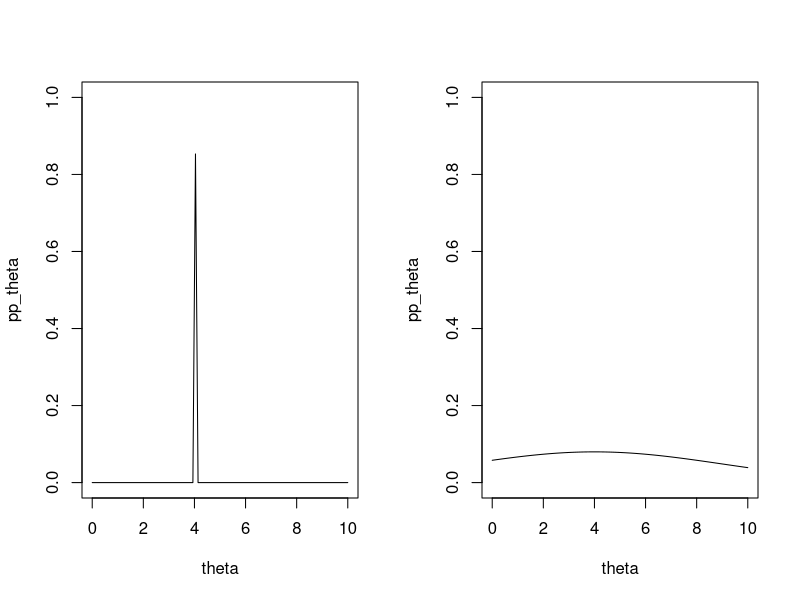
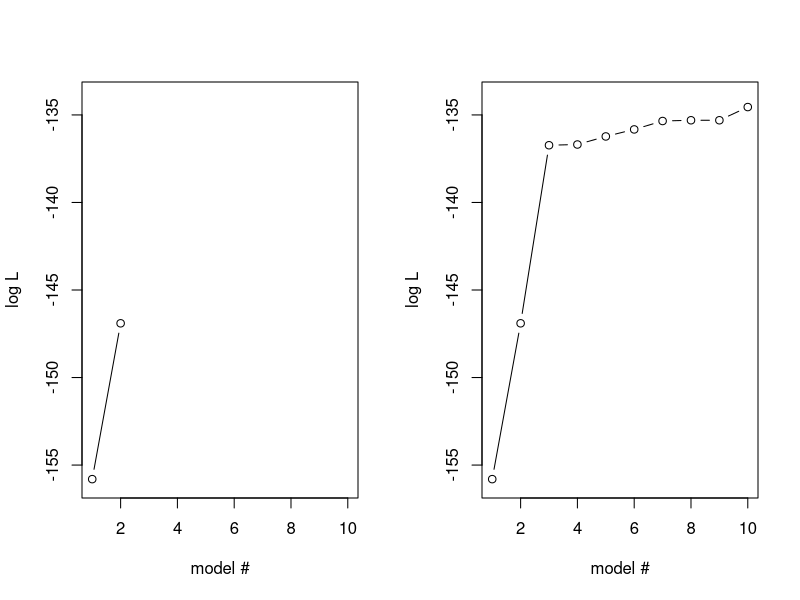
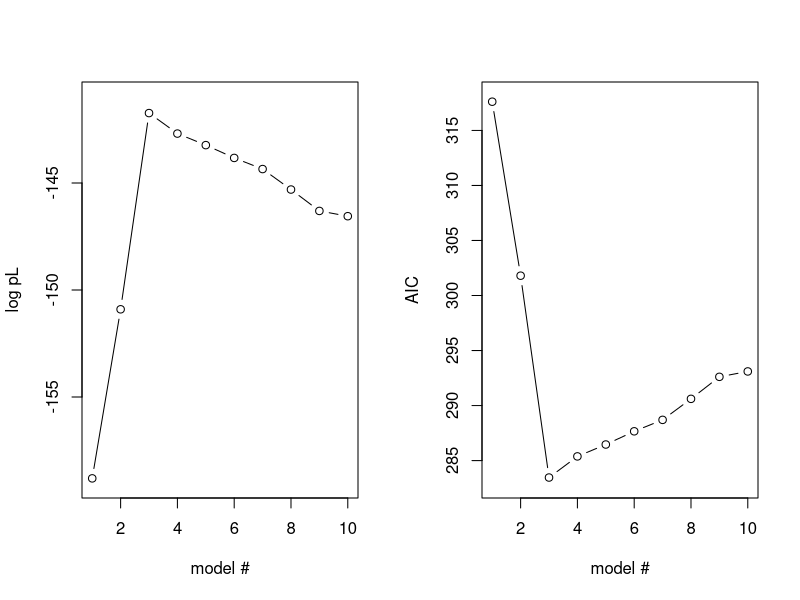
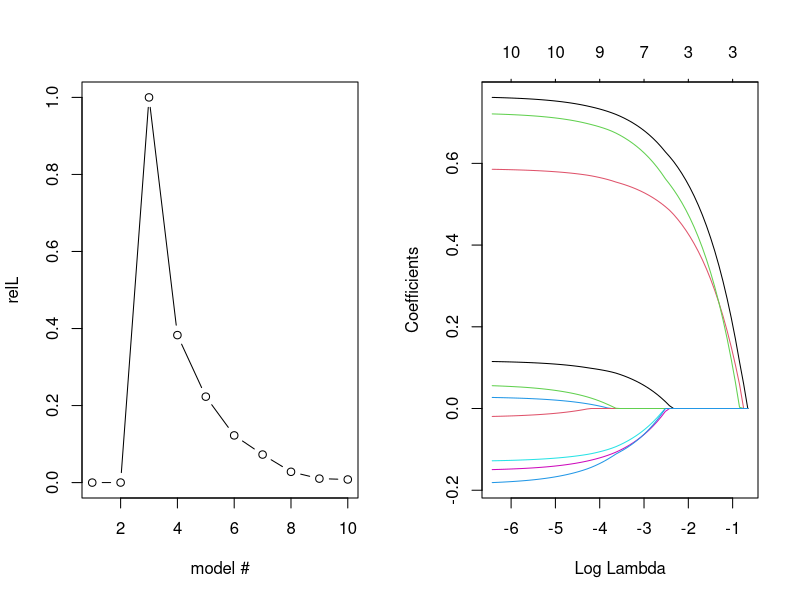
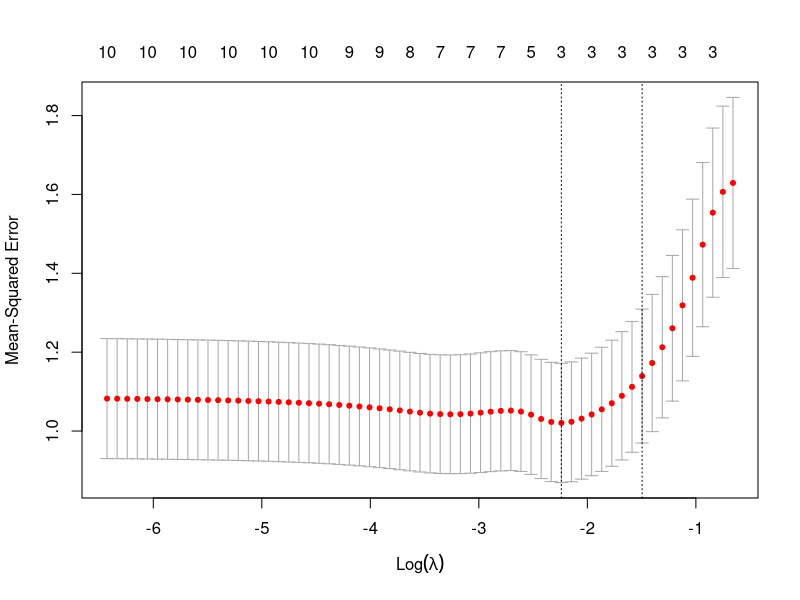
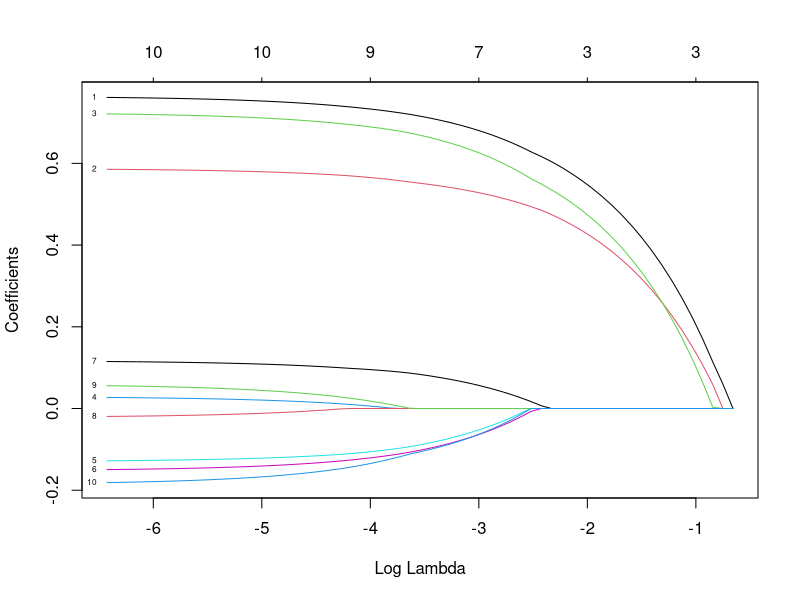

These figures' R source, in order:
## ---- chunk 1

## ---- chunk 2
# fake plots for illustration purpose
theta = seq(0,10, length=100)
par(mfcol=c(1,2))
pp_theta = 75*dnorm(theta,mean=4, sd=0.01)
plot(theta,pp_theta, type='l', ylim=c(0,1))

pp_theta = dnorm(theta,mean=4, sd=5)
plot(theta,pp_theta, type='l', ylim=c(0,1.0))

## ---- chunk 3
# To obtain exactly the same result as in the demo, set seed to 85
set.seed(85)
## ---- chunk 4
N=100 # number of samples
P=10 # number of variables

# Draw variables, x_{i,1},...,x_{i,P} for all N individuals, from a uniform distribution in interval (0,1) (this is the default interval for runif)
X=matrix(round(runif(N*(P+1),min=0, max=2)), nrow=N, ncol=P)

# generate a y variable from a multivarite lm of 3 first X variables only
# intercept
b0=3
# effect sizes for first three variables
b=c(runif(3, min=0.5, max=1.0))

# generate y
Y = b0 + X[,1] * b[1] + X[,2] * b[2] + X[,3] * b[3] + rnorm(N)

## ---- chunk 5
require(stats)
ll= vector()
for(i in seq(1,P)){
  Xi=X[,seq(1,i)]
  ll[i] <- logLik(lm(Y~Xi))
}
# plot likelihoods for models with 1 and 2 vaiables
plot(ll[1:2], ylab="log L", xlab="model #", type = "b", xlim=c(1,P), ylim=c(floor(min(ll)),ceiling(max(ll)))) 
# xlim and ylim not really necessary here, but I can reuse the plot statement below, so the plots look similar
## ---- chunk 6
# compute loglikelihood (ll) for all models including variables
# 1-i, for i <= P; store results in vector ll
ll= vector()
for(i in seq(1,P)){
  Xi=X[,seq(1,i)]
  ll[i] <- logLik(lm(Y~Xi))
}

# plot ll for all models
plot(ll, ylab="log L", xlab="model #", type = "b", xlim=c(1,P), ylim=c(floor(min(ll)),ceiling(max(ll)))) 

## ---- chunk 7
library(lmtest)
mprev <- lm(Y ~ X[,1])
lrt=data.frame(models=0, ll1=0, ll2=0, lr=0, P = 0, sign=0)
for(i in seq(2,P)){
  m <- lm(Y ~ X[,seq(1,i)])
  fit=lrtest(mprev,m)
  mprev=m
  sign = ifelse(fit$`Pr(>Chisq)`[2]>0.05,"no","yes")#ifelse(fit$`Pr(>Chisq)`[2]>0.01,"*",ifelse(fit$`Pr(>Chisq)`[2]>0.001, "**","***")))
  lr=fit$LogLik[1]-fit$LogLik[2]
  lrt[i-1,] = list(paste0(i-1," vs ", i," variables"), signif(fit$LogLik[1], 5), signif(fit$LogLik[2], 5), format(lr, digits=4), format(fit$`Pr(>Chisq)`[2],digits=3, scientific=-1), sign)
}
library(kableExtra)
kable(lrt,"html",row.names=F, col.names=c("Compared models","logL 1st model","logL 2nd model","logLR", "P-value", "Sign at 0.05"),digits=30, format.args=list(snsmall=0)) %>% kable_styling(bootstrap="striped", font_size = 14, full_width=F)

## ---- chunk 8
# compute loglikelihood (ll) for all models including 1-P variables
pl= vector() 
for(i in seq(1,P)){
  xi=X[,seq(1,i)]
  xi=cbind(rep(1,N), xi)
  fit = lm(Y~xi)
  # To make the code simple, we forestall next step and use the AIC function here
  # AIC= -2(pl) so convert back
  pl[i] = -AIC(fit)/2
}
# plot ll of all models
plot(pl, xlim=c(1,P), ylim=c(floor(min(pl)),ceiling(max(pl))),ylab="log pL", xlab="model #", type = "b")
## ---- chunk 9
require(stats)
require(dplyr)
require(kableExtra)
mprev <- lm(Y ~ X[,1])
aic=data.frame(models=0, aic=0, lowest="-")
for(i in seq(2,P)){
  m <- lm(Y ~ X[,seq(1,i)])
  fit=AIC(mprev,m)
  mprev=m
  if(i==2){
    aic[i-1,] = list(paste0(i-1," variable"), signif(fit$AIC[1],5), "-") 
  }
  aic[i,] = list(paste0(i," variables"), signif(fit$AIC[2],5), "-") 
}
minaic=min(aic$aic)
aic$rl=format(exp((minaic-aic$aic)/2), digits=4)
aic$lowest = ifelse(aic$aic==minaic,"Yes","-")

kable(aic, format='html', row.names=F, col.names=c("Compared models","AIC","Minimum AIC","rL"),digits=30,format.args=list(snsmall=0))  %>%  kable_styling( font_size = 14)
## ---- chunk 10
require(stats)

# plot AIC of all models
plot(aic$aic, xlim=c(1,P), ylim=c(floor(min(aic$aic)),ceiling(max(aic$aic))),ylab="AIC", xlab="model #", type = "b")

# plot relL of all models
plot(aic$rl, xlim=c(1,P), ylab="relL", xlab="model #", type = "b")
## ---- chunk 11
require(glmnet)
# run lasso (alpha=1) for linear model (family=gaussian)
fit = glmnet(X,Y, family="gaussian", alpha=1, standardize=T)
## ---- chunk 12
plot(fit, xvar="lambda",label=T)
## ---- chunk 13
require(glmnet)
par(mfrow=c(1,1))
# run lasso (alpha=1) for linear model (family=gaussian)
cvglm=cv.glmnet(X,Y, family="gaussian", alpha=1, standardize=T, nfolds=100)

plot(cvglm)
plot(cvglm$glmnet.fit, xvar="lambda",label=T)
minlambda=cvglm$lambda.min
## ---- chunk 14
require(dplyr)      # for nice table
require(kableExtra) #for nice table

coefglm=as.data.frame(as.matrix(coef(cvglm, s="lambda.min")))
coefglm=cbind(seq(0,10),c(b0, b, rep(0, 7)),coefglm)
names(coefglm)=c("beta","value (oracle)", paste0("estimate(lambda=",signif(minlambda,3),")"))
kable(coefglm, row.names=F) %>%   kable_styling( font_size = 14)
## ---- chunk 15
